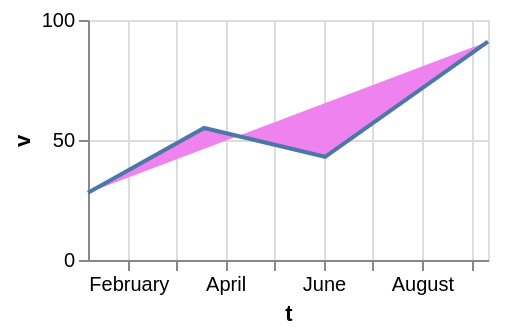

Here is the Vega-Lite specification saved for this chart:
### Vega-Lite specification from a JSON file in a GitHub repository (floating-point values rounded to 4 significant figures)
{"$schema": "https://vega.github.io/schema/vega-lite/v6.json", "width": 200, "height": 120, "data": {"values": [{"c": "alpha", "v": 28, "w": 3, "t": "2024-01-07"}, {"c": "beta", "v": 55, "w": 7, "t": "2024-03-19"}, {"c": "gamma", "v": 43, "w": 5, "t": "2024-06-02"}, {"c": "delta", "v": 91, "w": 9, "t": "2024-09-11"}]}, "mark": {"type": "line", "fill": "violet"}, "encoding": {"x": {"field": "t", "type": "temporal"}, "y": {"field": "v", "type": "quantitative"}}}
